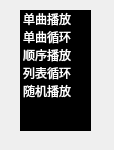
<?xml version="1.0" encoding="UTF-8"?>
<ui version="4.0">
 <class>PlayModeForm</class>
 <widget class="QFrame" name="PlayModeForm">
  <property name="geometry">
   <rect>
    <x>0</x>
    <y>0</y>
    <width>114</width>
    <height>150</height>
   </rect>
  </property>
  <property name="windowTitle">
   <string>Frame</string>
  </property>
  <property name="styleSheet">
   <string notr="true">border:none</string>
  </property>
  <widget class="QListWidget" name="lstWid_playMode">
   <property name="geometry">
    <rect>
     <x>20</x>
     <y>10</y>
     <width>71</width>
     <height>121</height>
    </rect>
   </property>
   <property name="styleSheet">
    <string notr="true">background-color: rgb(0, 0, 0);
color: rgb(255, 255, 255);
border:none</string>
   </property>
   <item>
    <property name="text">
     <string>单曲播放</string>
    </property>
   </item>
   <item>
    <property name="text">
     <string>单曲循环</string>
    </property>
   </item>
   <item>
    <property name="text">
     <string>顺序播放</string>
    </property>
   </item>
   <item>
    <property name="text">
     <string>列表循环</string>
    </property>
   </item>
   <item>
    <property name="text">
     <string>随机播放</string>
    </property>
   </item>
   <item>
    <property name="text">
     <string/>
    </property>
   </item>
  </widget>
 </widget>
 <resources/>
 <connections/>
</ui>
